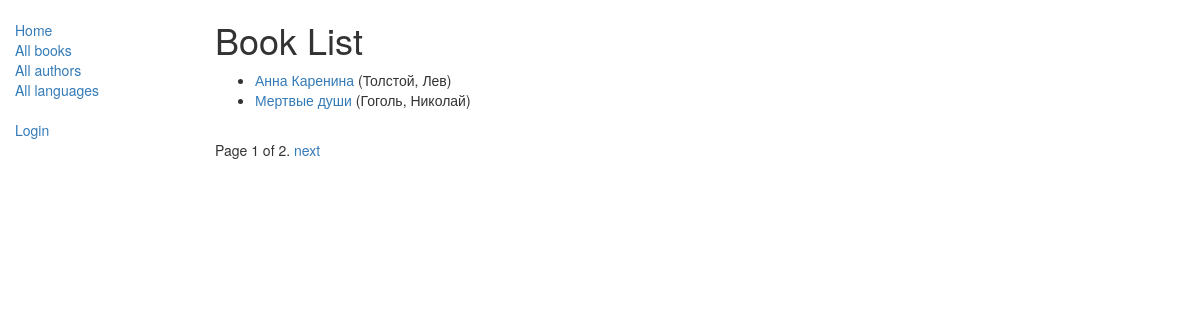
Before: /catalog/books/ with the older database file.
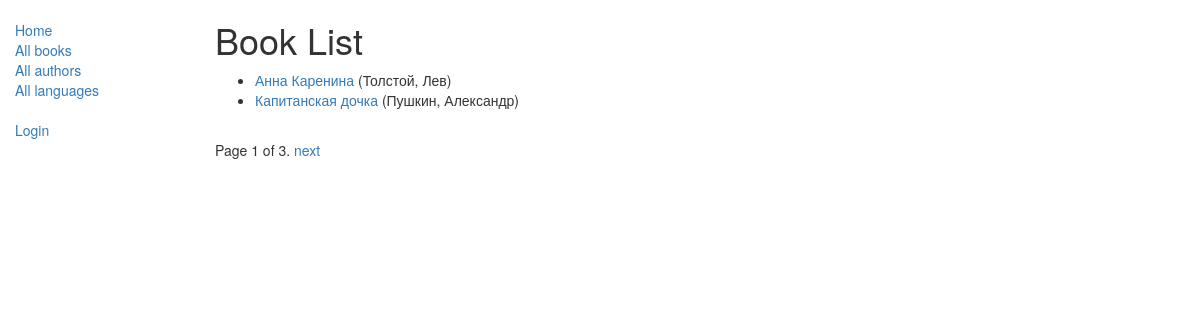
After: the same page with the newer database file.
### catalog/models.py (models this page shows, shortened)
class Book(models.Model):
    title = models.CharField(max_length=200)
    author = models.ForeignKey('Author', on_delete=models.SET_NULL, null=True)
    summary = models.TextField(max_length=1000, help_text='Enter a brief description of the book')
    isbn = models.CharField('ISBN', max_length=13,help_text='13 Character <a href="https://www.isbn-international.org/content/what-isbn">ISBN number</a> ')
    genre = models.ManyToManyField(Genre, help_text='Select a genre for this book')
    language = models.ForeignKey('Language', on_delete=models.SET_NULL, null=True)
    class Meta:
        ordering = ['title', 'author']
    def display_genre(self):
        return ', '.join([genre.name for genre in self.genre.all()[:3]])
    display_genre.short_description = 'Genre'
    def get_absolute_url(self):
        return reverse('book-detail', args=[str(self.id)])

class Author(models.Model):
    first_name = models.CharField(max_length=100)
    last_name = models.CharField(max_length=100)
    date_of_birth = models.DateField(null=True, blank=True)
    date_of_death = models.DateField('Died', null=True, blank=True)
    class Meta:
        ordering = ['last_name', 'first_name']
    def __str__(self):
        return f'{self.last_name}, {self.first_name}'

### catalog/views.py (the view)
# urls.py: path('books/', views.BookListView.as_view(), name='books'),
class BookListView(generic.ListView):
    model = Book
    paginate_by = 2

### catalog/templates/catalog/book_list.html
{% extends "base_generic.html" %}
{% block content %}
    <h1>Book List</h1>
    {% if book_list %}
    <ul>
      {% for book in book_list %}
      <li>
        <a href="{{ book.get_absolute_url }}">{{ book.title }}</a> ({{book.author}})
      </li>
      {% endfor %}
    </ul>
    {% else %}
      <p>There are no books in the library.</p>
    {% endif %}
{% endblock %}

Changed rows visible on the page:
no longer on this page (row unchanged): Book: title "Мертвые души", author "Гоголь, Николай"
added Book: title "Капитанская дочка", author "Пушкин, Александр"
Other visible differences:
{{ page_obj.paginator.num_pages }}: "2" → "3"
